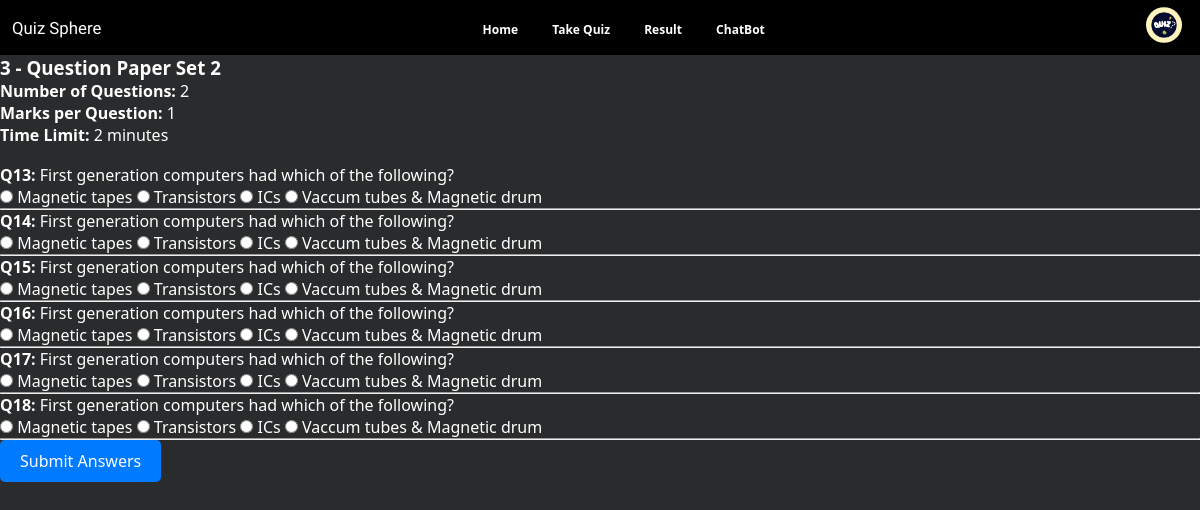
Page /Student_Allpage/question.php?paper_id=2 on the committed database.
### tables this page shows
CREATE TABLE `paperdetails` (
  `paper_id` int(11) NOT NULL,
  `subject_id` int(11) DEFAULT NULL,
  `num_of_questions` int(11) NOT NULL,
  `marks_per_question` int(11) NOT NULL,
  `time_limit` int(11) DEFAULT NULL,
  `submitted_by` varchar(255) NOT NULL DEFAULT 'admin'
);

CREATE TABLE `exam_questions` (
  `question_id` int(11) NOT NULL,
  `paper_id` int(11) DEFAULT NULL,
  `question` text NOT NULL,
  `option1` varchar(255) NOT NULL,
  `option2` varchar(255) NOT NULL,
  `option3` varchar(255) NOT NULL,
  `option4` varchar(255) NOT NULL,
  `correct_answer` varchar(255) NOT NULL
);

### Student_Allpage/question.php (the view, shortened to what this page needs)
<?php
include '../config.php';
$paper_id = isset($_GET['paper_id']) ? intval($_GET['paper_id']) : 0;
$paper_query = "SELECT * FROM paperdetails WHERE paper_id = $paper_id";
$paper_result = mysqli_query($conn, $paper_query);
$paper = mysqli_fetch_assoc($paper_result);
$questions_query = "SELECT * FROM exam_questions WHERE paper_id = $paper_id";
$questions_result = mysqli_query($conn, $questions_query);
?>
<!DOCTYPE html>
<html lang="en">
<head>
    <link rel="stylesheet" href="../Navber/style.css">
</head>
<body>
    <?php session_start();
    include '../Navber/nav.php'; ?>
    <h3><?php echo $paper['subject_id'] . " - Question Paper Set " . $paper_id; ?></h3>
    <p><b>Number of Questions:</b> <?php echo $paper['num_of_questions']; ?></p>
    <p><b>Marks per Question:</b> <?php echo $paper['marks_per_question']; ?></p>
    <p><b>Time Limit:</b> <?php echo $paper['time_limit']; ?> minutes</p>
    <br>
    <div class="content">
        <form method="post" action="submit_answers.php">
            <?php if (mysqli_num_rows($questions_result) > 0): ?>
                <?php while ($question = mysqli_fetch_assoc($questions_result)): ?>
                    <div class="question">
                        <p><b>Q<?php echo $question['question_id']; ?>:</b> <?php echo $question['question']; ?></p>
                        <div class="options">
                            <label>
                                <input type="radio" name="answer_<?php echo $question['question_id']; ?>" value="1">
                                <?php echo $question['option1']; ?>
                            </label>
                            <label>
                                <input type="radio" name="answer_<?php echo $question['question_id']; ?>" value="2">
                                <?php echo $question['option2']; ?>
                            </label>
                            <label>
                                <input type="radio" name="answer_<?php echo $question['question_id']; ?>" value="3">
                                <?php echo $question['option3']; ?>
                            </label>
                            <label>
                                <input type="radio" name="answer_<?php echo $question['question_id']; ?>" value="4">
                                <?php echo $question['option4']; ?>
                            </label>
                        </div>
                    </div>
                    <hr>
                <?php endwhile; ?>
                <button type="submit" class="btn">Submit Answers</button>
            <?php else: ?>
                <p>No questions available for this paper.</p>
            <?php endif; ?>
        </form>
    </div>
</body>
</html>

### Navber/style.css (style rules this page uses)
* { font-family: Arial, sans-serif; margin: 0; padding: 0; }
body { font-family: Arial, sans-serif; }
button { padding: 15px; font-size: 1em; background: #444; color: white; border: none; border-radius: 4px; cursor: pointer; outline: none; }

### Admin_Allpages/css/style.css (style rules this page uses)
* { margin: 0; padding: 0; font-family: system-ui, -apple-system, BlinkMacSystemFont, "Segoe UI", Roboto, Oxygen, Ubuntu, Cantarell, "Open Sans", "Helvetica Neue", sans-serif; }
body { background-color: #292b2c; color: #ffffff; }
.btn { background-color: #007bff; color: white; padding: 10px 20px; border: none; border-radius: 5px; cursor: pointer; }

### rows in the picture
paperdetails: subject "3", num_of_questions "2", marks_per_question "1", time_limit "2"
exam_questions: question_id "13", question "First generation computers had which of the following?", option1 "Magnetic tapes", option2 "Transistors", option3 "ICs", option4 "Vaccum tubes & Magnetic drum"
exam_questions: question_id "14", question "First generation computers had which of the following?", option1 "Magnetic tapes", option2 "Transistors", option3 "ICs", option4 "Vaccum tubes & Magnetic drum"
exam_questions: question_id "15", question "First generation computers had which of the following?", option1 "Magnetic tapes", option2 "Transistors", option3 "ICs", option4 "Vaccum tubes & Magnetic drum"
exam_questions: question_id "16", question "First generation computers had which of the following?", option1 "Magnetic tapes", option2 "Transistors", option3 "ICs", option4 "Vaccum tubes & Magnetic drum"
exam_questions: question_id "17", question "First generation computers had which of the following?", option1 "Magnetic tapes", option2 "Transistors", option3 "ICs", option4 "Vaccum tubes & Magnetic drum"
exam_questions: question_id "18", question "First generation computers had which of the following?", option1 "Magnetic tapes", option2 "Transistors", option3 "ICs", option4 "Vaccum tubes & Magnetic drum"

### other values in the picture
$paper_id "2"
